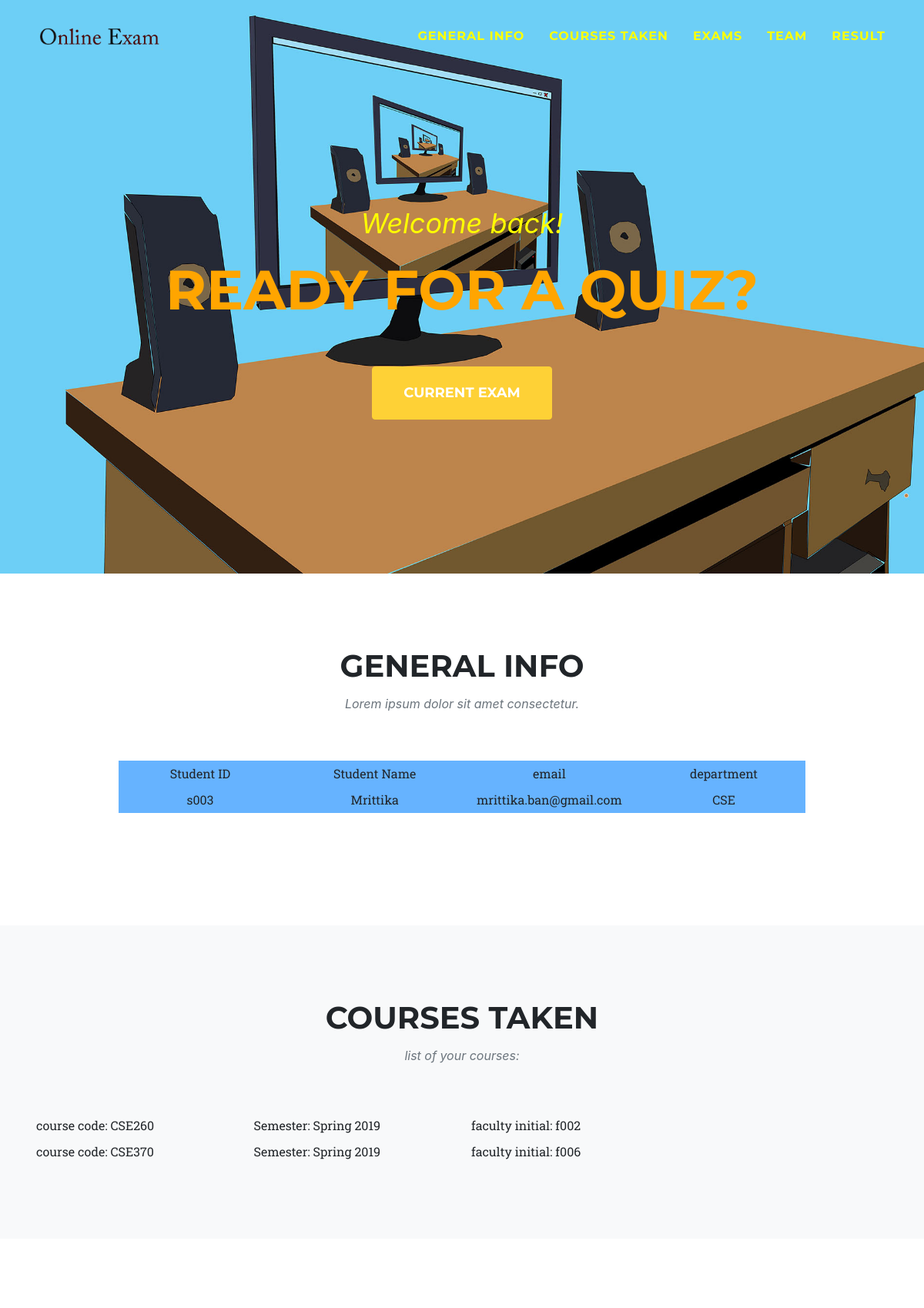
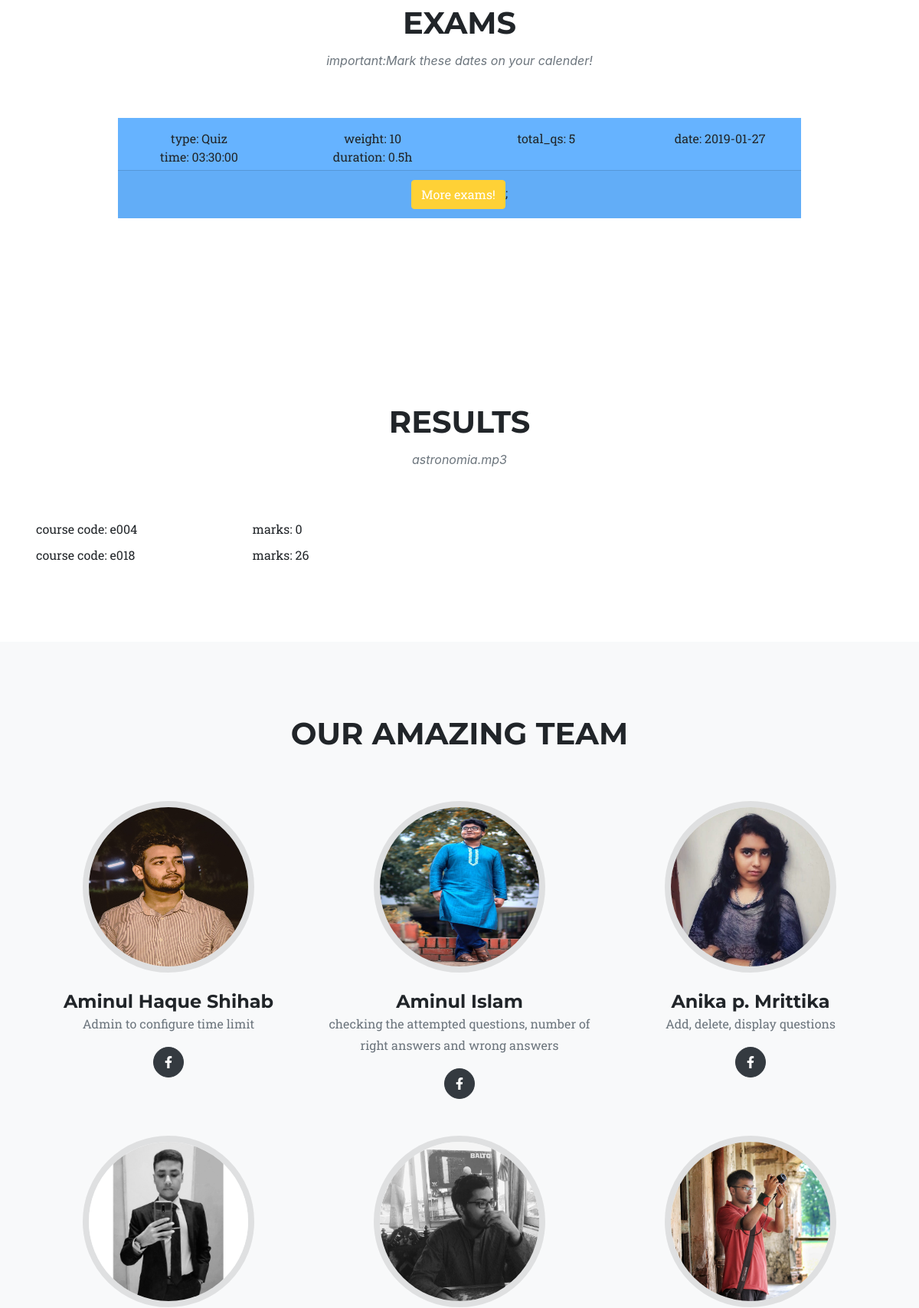
The app's page /studentView/home.php?user=Mrittika (upper part) with its own data (2 pictures, top to bottom).
### tables this page shows
CREATE TABLE `student` (
  `std_id` varchar(10) NOT NULL,
  `name` varchar(50) NOT NULL,
  `email` varchar(50) NOT NULL,
  `password` varchar(100) NOT NULL,
  `major` varchar(15) DEFAULT NULL
);

CREATE TABLE `assigned_to` (
  `c_code` varchar(15) NOT NULL,
  `std_id` varchar(10) NOT NULL,
  `faculty_id` varchar(10) NOT NULL,
  `semester` varchar(20) NOT NULL
);

CREATE TABLE `exam` (
  `c_code` varchar(15) NOT NULL,
  `exam_id` varchar(10) NOT NULL,
  `type` varchar(5) NOT NULL,
  `weight` int(11) DEFAULT NULL,
  `total_qs` char(3) NOT NULL,
  `date` date DEFAULT NULL,
  `time` time DEFAULT NULL,
  `duration` varchar(6) DEFAULT NULL
);

CREATE TABLE `attend` (
  `exam_id` varchar(10) NOT NULL,
  `std_id` varchar(10) NOT NULL,
  `status` varchar(20) NOT NULL,
  `obtained_marks` int(11) DEFAULT NULL
);

### studentView/home.php (the view, shortened to what this page needs)
<!DOCTYPE html>
<html lang="en">
    <head>
        <link href="css/styles.css" rel="stylesheet" />
    </head>
    <body id="page-top">
        <nav class="navbar navbar-expand-lg navbar-dark fixed-top" id="mainNav">
            <div class="container">
                <a class="navbar-brand js-scroll-trigger" href="#page-top"><img src="assets/img/navbar-logo.png" alt="" /></a>
                <div class="collapse navbar-collapse" id="navbarResponsive">
                    <ul class="navbar-nav text-uppercase ml-auto">
                        <li class="nav-item"><a class="nav-link js-scroll-trigger" href="#services">General Info</a></li>
                        <li class="nav-item"><a class="nav-link js-scroll-trigger" href="#portfolio">Courses taken</a></li>
                        <li class="nav-item"><a class="nav-link js-scroll-trigger" href="#about">Exams</a></li>
                        <li class="nav-item"><a class="nav-link js-scroll-trigger" href="#team">Team</a></li>
                        <li class="nav-item"><a class="nav-link js-scroll-trigger" href="#res">Result</a></li>
                    </ul>
                </div>
            </div>
        </nav>
        <header class="masthead">
            <div class="container">
                <div class="masthead-subheading">Welcome back!</div>
                <div class="masthead-heading text-uppercase">Ready for a quiz?</div>
                <a class="btn btn-primary btn-xl text-uppercase js-scroll-trigger" href="#services">Current exam</a>
            </div>
        </header>
        <section class="page-section" id="services">
            <div class="container">
                <div class="text-center">
                    <h2 class="section-heading text-uppercase">General Info</h2>
                    <h3 class="section-subheading text-muted">Lorem ipsum dolor sit amet consectetur.</h3>
                </div>
		<div style="margin-left:10%; margin-right:10%; margin-top:50px; margin-bottom:50px;text-align:center;background:#66b3ff;">
			<div class="row" style="padding:5px;">
				<div class="col-md-3">  Student ID </div>
				<div class="col-md-3">  Student Name </div>
				<div class="col-md-3">  email </div>
			    <div class="col-md-3">  department </div>
			</div>
			<?php
			require_once("dbconnect.php");
			$k = $_GET['user'];
			$sql = "SELECT std_id, name, email, major FROM `student` WHERE name = '$k'";
			$result = mysqli_query($conn, $sql);
			if(mysqli_num_rows($result) > 0){
			while($row=mysqli_fetch_array($result)){
				?>
                <div class="row" style="padding:5px;">
				<div class="col-md-3">  <?php echo $row[0]; ?> </div>
				<div class="col-md-3">  <?php echo $row[1]; ?> </div>
			    <div class="col-md-3">  <?php echo $row[2]; ?> </div>
				<div class="col-md-3">  <?php echo $row[3]; ?> </div>
				</div>
			<?php
				}
			}
			?>
            </div>
        </section>
        <section class="page-section bg-light" id="portfolio">
            <div class="container">
                <div class="text-center">
                    <h2 class="section-heading text-uppercase">Courses taken</h2>
                    <h3 class="section-subheading text-muted">list of your courses:</h3>
                </div>
					<?php
			require_once("DBconnect.php");
			$curse=$_GET['user'];
			$sid = "SELECT std_id FROM `student` WHERE name = '$curse';";
			$res=mysqli_query($conn,$sid);
			$row0= mysqli_fetch_array($res);
			$sql = "SELECT c_code, semester,faculty_id FROM `assigned_to` WHERE std_id='$row0[0]';";
			$result = mysqli_query($conn, $sql);
				while($row = mysqli_fetch_array($result)){
			?>
			<div class="row" style="padding:5px;">
				<div class="col-md-3"> <?php echo "course code:"; ?> <?php echo $row[0]; ?> </div>
				<div class="col-md-3">  <?php echo "Semester:"; ?>  <?php echo $row[1]; ?> </div>
				<div class="col-md-3">  <?php echo "faculty initial:"; ?>  <?php echo $row[2]; ?> </div>
			</div>
			<?php
				}
			?>
            </div>
        </section>
        <section class="page-section" id="about">
            <div class="container">
                <div class="text-center">
                    <h2 class="section-heading text-uppercase">Exams</h2>
                    <h3 class="section-subheading text-muted">important:Mark these dates on your calender!</h3>
                </div>
			<div style="margin-left:10%; margin-right:10%; margin-top:50px; margin-bottom:50px;text-align:center;background:#66b3ff;">
			<div class="row" style="padding:5px;">
			</div>
			<?php
			require_once("DBconnect.php");
			$curse=$_GET['user'];
			$sid = "SELECT std_id FROM `student` WHERE name = '$curse';";
			$res=mysqli_query($conn,$sid);
			$row0= mysqli_fetch_array($res);
			$eid = "SELECT exam_id FROM  `attend` WHERE std_id='$row0[0]';";
			$res2= mysqli_query($conn,$eid);
			$row1= mysqli_fetch_array($res2);
			$code = "SELECT c_code FROM `exam` WHERE exam_id='$row1[0]';";
			$res3= mysqli_query($conn,$code);
			$row2= mysqli_fetch_array($res3);
            $sql = "SELECT type, weight,total_qs, date, time, duration FROM exam WHERE c_code='$row2[0]';";
			$result = mysqli_query($conn, $sql);
				while($row = mysqli_fetch_array($result)){
			?>
			<div class="row" style="padding:5px;">
				<div class="col-md-3"> <?php echo "type:"; ?> <?php echo $row[0]; ?> </div>
				<div class="col-md-3">  <?php echo "weight:"; ?>  <?php echo $row[1]; ?> </div>
				<div class="col-md-3">  <?php echo "total_qs:"; ?>  <?php echo $row[2]; ?> </div>
				<div class="col-md-3">  <?php echo "date:"; ?>  <?php echo $row[3]; ?> </div>
				<div class="col-md-3">  <?php echo "time:"; ?>  <?php echo $row[4]; ?> </div>
				<div class="col-md-3">  <?php echo "duration:"; ?>  <?php echo $row[5]; ?> </div>
			</div>
			<?php
				}
			?>
			 <div class="card-footer">
          <a href="examred.php"class="btn btn-primary"> More exams!</a>;
          </div>
		</div>
            </div>
        </section>
        <section class="page-section" id="res">
             <div class="container">
                <div class="text-center">
                    <h2 class="section-heading text-uppercase">Results</h2>
                    <h3 class="section-subheading text-muted">astronomia.mp3</h3>
                </div>
					<?php
			require_once("DBconnect.php");
			$curse=$_GET['user'];
			$sid = "SELECT std_id FROM `student` WHERE name = '$curse';";
			$res=mysqli_query($conn,$sid);
			$row0= mysqli_fetch_array($res);
			$sql = "SELECT exam_id, obtained_marks FROM `attend` WHERE std_id='$row0[0]';";
			$result = mysqli_query($conn, $sql);
				while($row = mysqli_fetch_array($result)){
			?>
			<div class="row" style="padding:5px;">
				<div class="col-md-3"> <?php echo "course code:"; ?> <?php echo $row[0]; ?> </div>
				<div class="col-md-3">  <?php echo "marks:"; ?>  <?php echo $row[1]; ?> </div>
			</div>
			<?php
				}
			?>
            </div>
        </section>
        <section class="page-section bg-light" id="team">
            <div class="container">
                <div class="text-center">
                    <h2 class="section-heading text-uppercase">Our Amazing Team</h2>
                </div>
                <div class="row">
                    <div class="col-lg-4">
                        <div class="team-member">
                            <img class="mx-auto rounded-circle" src="assets/img/team/1.jpg" alt="" />
                            <h4>Aminul Haque Shihab</h4>
                            <p class="text-muted">Admin to configure time limit</p>
                            <a class="btn btn-dark btn-social mx-2" href="https://www.facebook.com/shihab4162/"><i class="fab fa-facebook-f"></i></a>
                        </div>
                    </div>
                    <div class="col-lg-4">
                        <div class="team-member">
                            <img class="mx-auto rounded-circle" src="assets/img/team/2.jpg" alt="" />
                            <h4>Aminul Islam</h4>
                            <p class="text-muted">checking the attempted questions, number of right answers and wrong answers</p>
                            <a class="btn btn-dark btn-social mx-2" href="https://www.facebook.com/profile.php?id=100006903917206"><i class="fab fa-facebook-f"></i></a>
                        </div>
                    </div>
                    <div class="col-lg-4">
                        <div class="team-member">
                            <img class="mx-auto rounded-circle" src="assets/img/team/3.jpg" alt="" />
                            <h4>Anika p. Mrittika</h4>
                            <p class="text-muted">Add, delete, display questions</p>
                            <a class="btn btn-dark btn-social mx-2" href="https://www.facebook.com/mrittika6104/"><i class="fab fa-facebook-f"></i></a>
                        </div>
                    </div>
					 <div class="col-lg-4">
                        <div class="team-member">
                            <img class="mx-auto rounded-circle" src="assets/img/team/4.jpg" alt="" />
                        </div>
                    </div>
					 <div class="col-lg-4">
                        <div class="team-member">
                            <img class="mx-auto rounded-circle" src="assets/img/team/5.jpg" alt="" />
                        </div>
                    </div>
					 <div class="col-lg-4">
                        <div class="team-member">
                            <img class="mx-auto rounded-circle" src="assets/img/team/6.jpg" alt="" />
                        </div>
                    </div>
                </div>
            </div>
        </section>
    </body>
</html>

### records on screen
student: std_id "s003", name "Mrittika", email "mrittika.ban@gmail.com", major "CSE"
assigned_to: c_code "CSE260", semester "Spring 2019", faculty "f002"
assigned_to: c_code "CSE370", semester "Spring 2019", faculty "f006"
exam: type "Quiz", weight "10", total_qs "5", date "2019-01-27", time "03:30:00", duration "0.5h"
attend: exam "e004", obtained_marks "0"
attend: exam "e018", obtained_marks "26"
